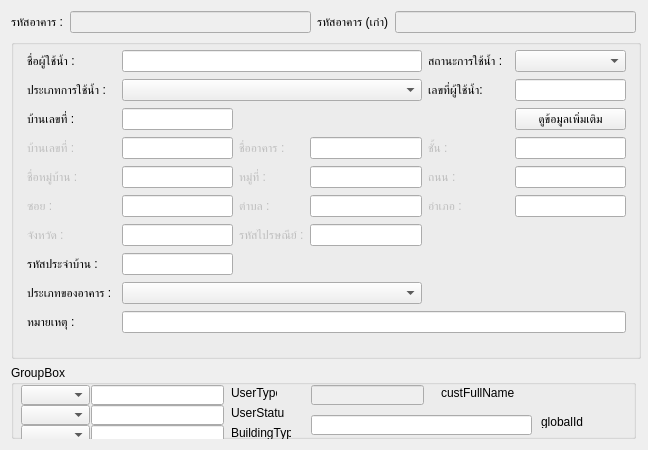
<?xml version="1.0" encoding="UTF-8"?>
<ui version="4.0">
 <class>Form</class>
 <widget class="QWidget" name="Form">
  <property name="geometry">
   <rect>
    <x>0</x>
    <y>0</y>
    <width>648</width>
    <height>450</height>
   </rect>
  </property>
  <property name="sizePolicy">
   <sizepolicy hsizetype="Fixed" vsizetype="Fixed">
    <horstretch>0</horstretch>
    <verstretch>0</verstretch>
   </sizepolicy>
  </property>
  <property name="minimumSize">
   <size>
    <width>648</width>
    <height>380</height>
   </size>
  </property>
  <property name="maximumSize">
   <size>
    <width>648</width>
    <height>450</height>
   </size>
  </property>
  <property name="baseSize">
   <size>
    <width>600</width>
    <height>300</height>
   </size>
  </property>
  <property name="windowTitle">
   <string>Form</string>
  </property>
  <layout class="QGridLayout" name="gridLayout_2">
   <item row="0" column="2">
    <widget class="QLabel" name="label_bldgId">
     <property name="text">
      <string>รหัสอาคาร (เก่า)</string>
     </property>
    </widget>
   </item>
   <item row="0" column="1">
    <widget class="QLineEdit" name="id">
     <property name="enabled">
      <bool>false</bool>
     </property>
    </widget>
   </item>
   <item row="0" column="0">
    <widget class="QLabel" name="label">
     <property name="text">
      <string>รหัสอาคาร :</string>
     </property>
    </widget>
   </item>
   <item row="0" column="3">
    <widget class="QLineEdit" name="bldgId">
     <property name="enabled">
      <bool>false</bool>
     </property>
    </widget>
   </item>
   <item row="2" column="0" colspan="4">
    <widget class="QGroupBox" name="groupBox_3">
     <property name="minimumSize">
      <size>
       <width>630</width>
       <height>320</height>
      </size>
     </property>
     <property name="maximumSize">
      <size>
       <width>630</width>
       <height>320</height>
      </size>
     </property>
     <widget class="QWidget" name="layoutWidget">
      <property name="geometry">
       <rect>
        <x>10</x>
        <y>10</y>
        <width>611</width>
        <height>295</height>
       </rect>
      </property>
      <layout class="QGridLayout" name="gridLayout">
       <property name="leftMargin">
        <number>6</number>
       </property>
       <property name="rightMargin">
        <number>6</number>
       </property>
       <property name="verticalSpacing">
        <number>6</number>
       </property>
       <item row="4" column="7">
        <widget class="QLineEdit" name="ROAD"/>
       </item>
       <item row="2" column="0">
        <widget class="QLabel" name="label_5">
         <property name="text">
          <string>บ้านเลขที่ :</string>
         </property>
        </widget>
       </item>
       <item row="5" column="0">
        <widget class="QLabel" name="label_9">
         <property name="enabled">
          <bool>false</bool>
         </property>
         <property name="text">
          <string>ซอย :</string>
         </property>
        </widget>
       </item>
       <item row="5" column="2">
        <widget class="QLineEdit" name="SOI"/>
       </item>
       <item row="2" column="7">
        <widget class="QPushButton" name="moreinfo">
         <property name="text">
          <string>ดูข้อมูลเพิ่มเติม</string>
         </property>
        </widget>
       </item>
       <item row="2" column="2">
        <widget class="QLineEdit" name="addressNo"/>
       </item>
       <item row="0" column="2" colspan="3">
        <widget class="QLineEdit" name="custName_Surname"/>
       </item>
       <item row="8" column="2" colspan="3">
        <widget class="QComboBox" name="buildingType_text"/>
       </item>
       <item row="6" column="2">
        <widget class="QLineEdit" name="PROVINCE"/>
       </item>
       <item row="5" column="7">
        <widget class="QLineEdit" name="DISTRICT"/>
       </item>
       <item row="4" column="4">
        <widget class="QLineEdit" name="VILLAGENO">
         <property name="minimumSize">
          <size>
           <width>100</width>
           <height>0</height>
          </size>
         </property>
        </widget>
       </item>
       <item row="8" column="0" colspan="2">
        <widget class="QLabel" name="label_16">
         <property name="text">
          <string>ประเภทของอาคาร : </string>
         </property>
        </widget>
       </item>
       <item row="4" column="2">
        <widget class="QLineEdit" name="VILLAGE"/>
       </item>
       <item row="0" column="5">
        <widget class="QLabel" name="label_2">
         <property name="text">
          <string>สถานะการใช้น้ำ :</string>
         </property>
        </widget>
       </item>
       <item row="6" column="4">
        <widget class="QLineEdit" name="ZIPCODE">
         <property name="minimumSize">
          <size>
           <width>100</width>
           <height>0</height>
          </size>
         </property>
        </widget>
       </item>
       <item row="1" column="5">
        <widget class="QLabel" name="label_15">
         <property name="text">
          <string>เลขที่ผู้ใช้น้ำ:</string>
         </property>
        </widget>
       </item>
       <item row="3" column="7">
        <widget class="QLineEdit" name="FLOOR"/>
       </item>
       <item row="5" column="5">
        <widget class="QLabel" name="label_11">
         <property name="enabled">
          <bool>false</bool>
         </property>
         <property name="text">
          <string>อำเภอ :</string>
         </property>
        </widget>
       </item>
       <item row="0" column="0">
        <widget class="QLabel" name="label_18">
         <property name="text">
          <string>ชื่อผู้ใช้น้ำ :</string>
         </property>
        </widget>
       </item>
       <item row="7" column="0">
        <widget class="QLabel" name="label_14">
         <property name="text">
          <string>รหัสประจำบ้าน :</string>
         </property>
        </widget>
       </item>
       <item row="5" column="4">
        <widget class="QLineEdit" name="SUBDISTRICT">
         <property name="minimumSize">
          <size>
           <width>100</width>
           <height>0</height>
          </size>
         </property>
        </widget>
       </item>
       <item row="6" column="0">
        <widget class="QLabel" name="label_12">
         <property name="enabled">
          <bool>false</bool>
         </property>
         <property name="text">
          <string>จังหวัด :</string>
         </property>
        </widget>
       </item>
       <item row="9" column="0">
        <widget class="QLabel" name="label_17">
         <property name="text">
          <string>หมายเหตุ :</string>
         </property>
        </widget>
       </item>
       <item row="4" column="3">
        <widget class="QLabel" name="label_6">
         <property name="enabled">
          <bool>false</bool>
         </property>
         <property name="text">
          <string>หมู่ที่ :</string>
         </property>
        </widget>
       </item>
       <item row="3" column="4">
        <widget class="QLineEdit" name="BUILDING">
         <property name="minimumSize">
          <size>
           <width>100</width>
           <height>0</height>
          </size>
         </property>
        </widget>
       </item>
       <item row="7" column="2">
        <widget class="QLineEdit" name="houseCode"/>
       </item>
       <item row="3" column="5">
        <widget class="QLabel" name="label_3">
         <property name="enabled">
          <bool>false</bool>
         </property>
         <property name="text">
          <string>ชั้น :</string>
         </property>
        </widget>
       </item>
       <item row="6" column="3">
        <widget class="QLabel" name="label_13">
         <property name="enabled">
          <bool>false</bool>
         </property>
         <property name="text">
          <string>รหัสไปรษณีย์ :</string>
         </property>
        </widget>
       </item>
       <item row="4" column="5">
        <widget class="QLabel" name="label_8">
         <property name="enabled">
          <bool>false</bool>
         </property>
         <property name="text">
          <string>ถนน : </string>
         </property>
        </widget>
       </item>
       <item row="0" column="7">
        <widget class="QComboBox" name="useStatu_text"/>
       </item>
       <item row="3" column="3">
        <widget class="QLabel" name="label_4">
         <property name="enabled">
          <bool>false</bool>
         </property>
         <property name="text">
          <string>ชื่ออาคาร :</string>
         </property>
        </widget>
       </item>
       <item row="3" column="0">
        <widget class="QLabel" name="label_23">
         <property name="enabled">
          <bool>false</bool>
         </property>
         <property name="text">
          <string>บ้านเลขที่ :</string>
         </property>
        </widget>
       </item>
       <item row="4" column="0">
        <widget class="QLabel" name="label_7">
         <property name="enabled">
          <bool>false</bool>
         </property>
         <property name="text">
          <string>ชื่อหมู่บ้าน :</string>
         </property>
        </widget>
       </item>
       <item row="1" column="7">
        <widget class="QLineEdit" name="custCode"/>
       </item>
       <item row="1" column="0">
        <widget class="QLabel" name="label_21">
         <property name="text">
          <string>ประเภทการใช้น้ำ : </string>
         </property>
        </widget>
       </item>
       <item row="5" column="3">
        <widget class="QLabel" name="label_10">
         <property name="enabled">
          <bool>false</bool>
         </property>
         <property name="text">
          <string>ตำบล :</string>
         </property>
        </widget>
       </item>
       <item row="3" column="2">
        <widget class="QLineEdit" name="addressNo_cus"/>
       </item>
       <item row="1" column="2" colspan="3">
        <widget class="QComboBox" name="useType_text"/>
       </item>
       <item row="9" column="2" colspan="6">
        <widget class="QLineEdit" name="remark"/>
       </item>
      </layout>
     </widget>
    </widget>
   </item>
   <item row="3" column="0" colspan="4">
    <widget class="QGroupBox" name="groupBox">
     <property name="maximumSize">
      <size>
       <width>16777215</width>
       <height>100</height>
      </size>
     </property>
     <property name="title">
      <string>GroupBox</string>
     </property>
     <widget class="QComboBox" name="useType_id">
      <property name="geometry">
       <rect>
        <x>10</x>
        <y>20</y>
        <width>69</width>
        <height>20</height>
       </rect>
      </property>
      <property name="sizePolicy">
       <sizepolicy hsizetype="Preferred" vsizetype="Preferred">
        <horstretch>0</horstretch>
        <verstretch>0</verstretch>
       </sizepolicy>
      </property>
     </widget>
     <widget class="QLineEdit" name="useTypeId">
      <property name="geometry">
       <rect>
        <x>80</x>
        <y>20</y>
        <width>133</width>
        <height>20</height>
       </rect>
      </property>
      <property name="sizePolicy">
       <sizepolicy hsizetype="Preferred" vsizetype="Fixed">
        <horstretch>0</horstretch>
        <verstretch>0</verstretch>
       </sizepolicy>
      </property>
     </widget>
     <widget class="QLabel" name="label_19">
      <property name="geometry">
       <rect>
        <x>220</x>
        <y>20</y>
        <width>46</width>
        <height>16</height>
       </rect>
      </property>
      <property name="text">
       <string>UserType</string>
      </property>
     </widget>
     <widget class="QComboBox" name="useStatus_id">
      <property name="geometry">
       <rect>
        <x>10</x>
        <y>40</y>
        <width>69</width>
        <height>20</height>
       </rect>
      </property>
     </widget>
     <widget class="QLineEdit" name="useStatusId">
      <property name="geometry">
       <rect>
        <x>80</x>
        <y>40</y>
        <width>133</width>
        <height>20</height>
       </rect>
      </property>
      <property name="sizePolicy">
       <sizepolicy hsizetype="Preferred" vsizetype="Fixed">
        <horstretch>0</horstretch>
        <verstretch>0</verstretch>
       </sizepolicy>
      </property>
     </widget>
     <widget class="QLabel" name="label_20">
      <property name="geometry">
       <rect>
        <x>220</x>
        <y>40</y>
        <width>53</width>
        <height>16</height>
       </rect>
      </property>
      <property name="text">
       <string>UserStatus</string>
      </property>
     </widget>
     <widget class="QComboBox" name="buildingTypeId_id">
      <property name="geometry">
       <rect>
        <x>10</x>
        <y>60</y>
        <width>69</width>
        <height>20</height>
       </rect>
      </property>
     </widget>
     <widget class="QLineEdit" name="buildingTypeId">
      <property name="geometry">
       <rect>
        <x>80</x>
        <y>60</y>
        <width>133</width>
        <height>20</height>
       </rect>
      </property>
      <property name="sizePolicy">
       <sizepolicy hsizetype="Preferred" vsizetype="Fixed">
        <horstretch>0</horstretch>
        <verstretch>0</verstretch>
       </sizepolicy>
      </property>
     </widget>
     <widget class="QLabel" name="label_22">
      <property name="geometry">
       <rect>
        <x>220</x>
        <y>60</y>
        <width>60</width>
        <height>16</height>
       </rect>
      </property>
      <property name="text">
       <string>BuildingType</string>
      </property>
     </widget>
     <widget class="QLineEdit" name="custFullName">
      <property name="enabled">
       <bool>false</bool>
      </property>
      <property name="geometry">
       <rect>
        <x>300</x>
        <y>20</y>
        <width>113</width>
        <height>20</height>
       </rect>
      </property>
     </widget>
     <widget class="QLabel" name="label_24">
      <property name="geometry">
       <rect>
        <x>430</x>
        <y>20</y>
        <width>111</width>
        <height>16</height>
       </rect>
      </property>
      <property name="text">
       <string>custFullName</string>
      </property>
     </widget>
     <widget class="QLineEdit" name="_temp_id">
      <property name="enabled">
       <bool>true</bool>
      </property>
      <property name="geometry">
       <rect>
        <x>10</x>
        <y>100</y>
        <width>191</width>
        <height>20</height>
       </rect>
      </property>
     </widget>
     <widget class="QLabel" name="label_25">
      <property name="geometry">
       <rect>
        <x>220</x>
        <y>100</y>
        <width>47</width>
        <height>13</height>
       </rect>
      </property>
      <property name="text">
       <string>_temp_id</string>
      </property>
     </widget>
     <widget class="QLineEdit" name="globalId">
      <property name="geometry">
       <rect>
        <x>300</x>
        <y>50</y>
        <width>221</width>
        <height>20</height>
       </rect>
      </property>
     </widget>
     <widget class="QLabel" name="label_26">
      <property name="geometry">
       <rect>
        <x>530</x>
        <y>50</y>
        <width>47</width>
        <height>13</height>
       </rect>
      </property>
      <property name="text">
       <string>globalId</string>
      </property>
     </widget>
    </widget>
   </item>
  </layout>
 </widget>
 <resources/>
 <connections/>
</ui>
